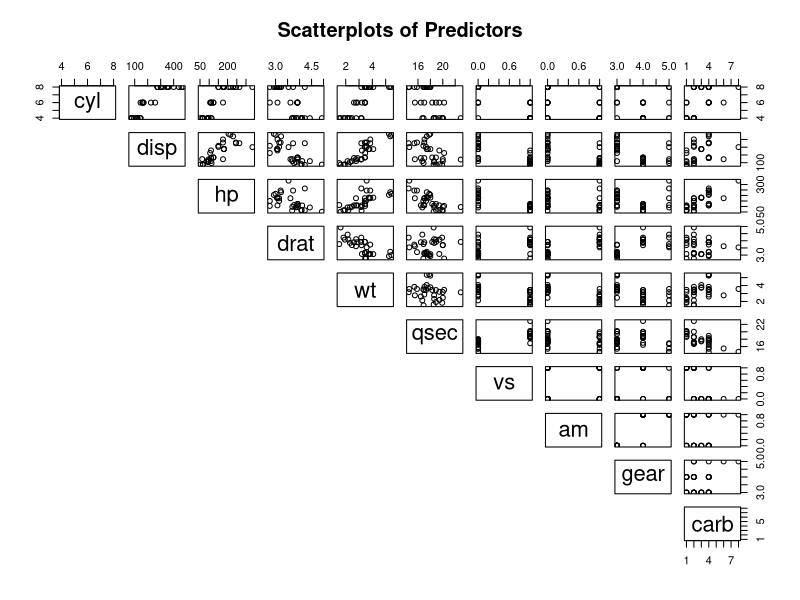
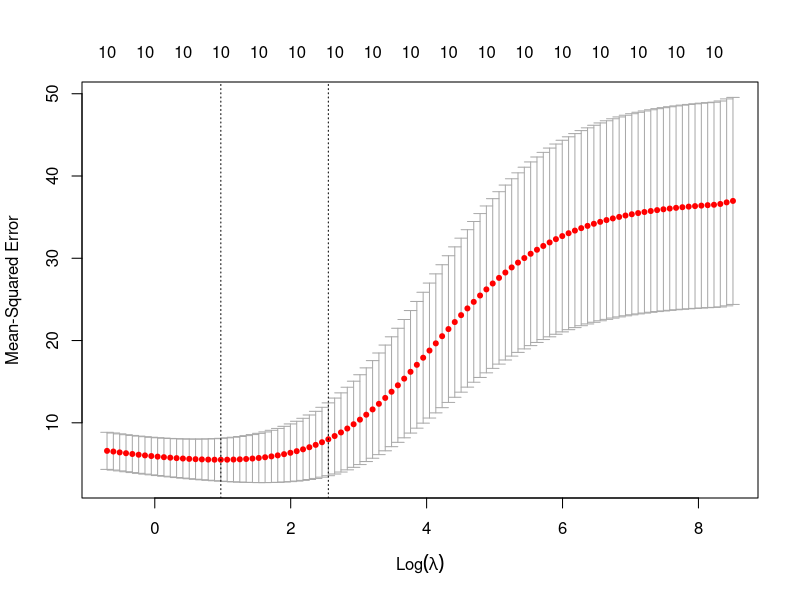
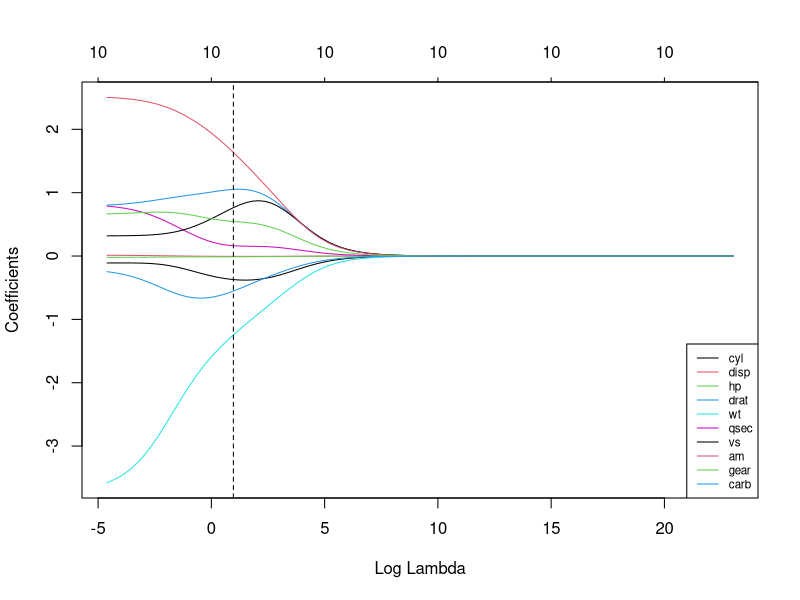

These figures' R source, in order:
##Ridge Shrinkage Method

##install.packages("glmnet")

library(glmnet)

##model.matrix automatically transform categorical variables into dummy codes, which is needed as the glmnet function cannot handle categorical
# variables

# x variable need to be assigned this way - needs a matrix with categorical does as dummy codes which model.matrix does, 
# -1 gets rid of first column, that is the column  of 1's in the design matrix
x<-model.matrix(mpg~.,mtcars)[,-1]

# y variable is as usual
y<-mtcars$mpg

##Note some predictors are highly correlated with each other. 
pairs(x, lower.panel=NULL, main="Scatterplots of Predictors")

##alpha=0 for ridge, alpha=1 for LASSO
##threshold value should be very small if multicollinearity is present. see what happens if thresh was set to a larger value
##  used to find the estimatede coefs
##we know theoretically the coeffs should be the same as lm when lambda is 0, lambda == 0 == OLS regression
ridge.r<-glmnet(x,y,alpha=0, lambda=0, thresh = 1e-14)
coefficients(ridge.r)

##MLR
result<-lm(mpg~.,mtcars)
summary(result)


# play with thres notice not the same as LR
ridge.r<-glmnet(x,y,alpha=0, lambda=0, thresh = 1e-04)
coefficients(ridge.r)

# back to smaller threshol
ridge.r<-glmnet(x,y,alpha=0, lambda=0, thresh = 1e-14)
coefficients(ridge.r)


### here is where we are trying to determine the tuning parameter $$\lambda$$
  
##split data
set.seed(12)
train<-sample(1:nrow(x), nrow(x)/2)
test<-(-train)
y.test<-y[test]

##use CV (cross validation) to find optimal lambda based on training set
set.seed(12)
cv.out<-cv.glmnet(x[train,],y[train],alpha=0)
bestlam<-cv.out$lambda.min
bestlam
plot(cv.out)

##fit ridge regression using training data
ridge.mod<-glmnet(x[train,],y[train],alpha=0,lambda=bestlam, thresh = 1e-14)

##Test MSE with best lambda
ridge.pred<-predict(ridge.mod,s=bestlam,newx=x[test,])
mean((ridge.pred-y.test)^2)

##fit OLS by setting lambda=0
ridge.mod.0<-glmnet(x[train,],y[train],alpha=0,lambda=0, thresh = 1e-14)

##test MSE with lambda=0
ridge.pred.0<-predict(ridge.mod.0,newx=x[test,])
mean((ridge.pred.0-y.test)^2)

##Compare ridge with OLS using best lambda and all observations
out.ridge<-glmnet(x,y,alpha=0,lambda=bestlam,thresh = 1e-14)
out.ols<-glmnet(x,y,alpha=0, lambda=0, thresh = 1e-14)
cbind(coefficients(out.ridge), coefficients(out.ols))

##Create plot of ridge coeff against lambda
grid<-10^seq(10,-2,length=100)
out.all<-glmnet(x,y,alpha=0,lambda=grid,thresh = 1e-14)
plot(out.all, xvar = "lambda")
abline(v=log(bestlam), lty=2)
legend("bottomright", lwd = 1, col = 1:6, legend = colnames(x), cex = .7)


